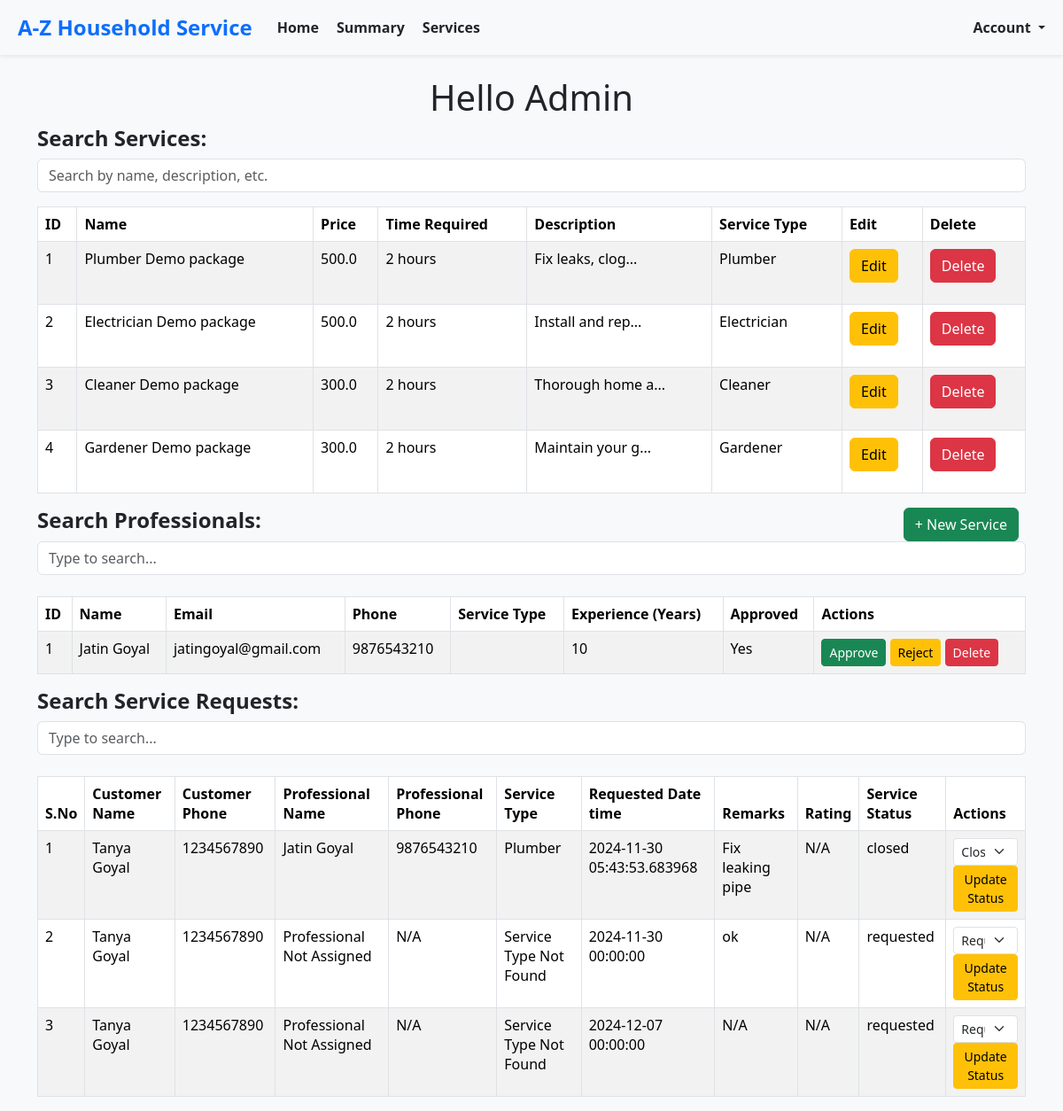
The app's page /admin/home (signed in), older data.
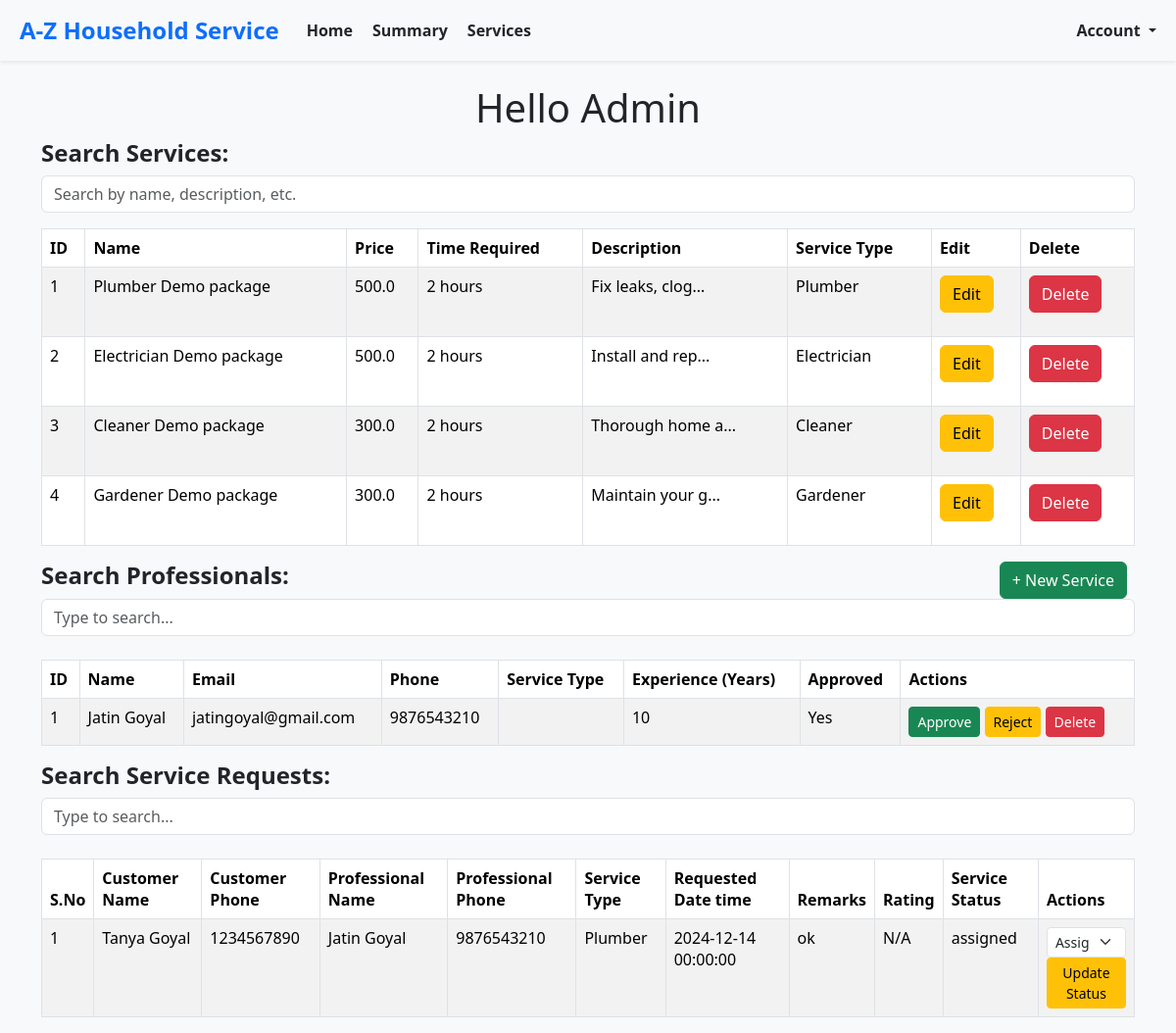
The same page, newer data.
### models.py (models this page shows, shortened)
class BaseModel(db.Model):
    __abstract__ = True  # This makes it an abstract class, not a table in the database
    id = db.Column(db.Integer, primary_key=True)
    created_at = db.Column(db.DateTime, default=datetime.utcnow, nullable=False)  # Ensure it's not nullable
    modified_at = db.Column(db.DateTime, default=datetime.utcnow, onupdate=datetime.utcnow, nullable=False)  # Ensure it's not nullable

class Customer(BaseModel):
    __tablename__ = 'customer'
    username = db.Column(db.String(150), unique=True, nullable=False)
    password_hash = db.Column(db.String(200), nullable=False)
    name = db.Column(db.String(150), nullable=True)  # Made nullable
    email = db.Column(db.String(150), unique=True, nullable=False)
    phone = db.Column(db.String(20), unique=True, nullable=False)
    address = db.Column(db.String(300), nullable=True)  # Made nullable
    pincode = db.Column(db.String(300), nullable=True)  # Made nullable

class ServiceProfessional(BaseModel):
    __tablename__ = 'service_professional'
    username = db.Column(db.String(150), unique=False, nullable=False)
    password_hash = db.Column(db.String(200), nullable=False)
    name = db.Column(db.String(150), nullable=False)  # Made nullable
    email = db.Column(db.String(150), unique=True, nullable=True)  # Made nullable
    phone = db.Column(db.String(20), unique=True, nullable=True)  # Made nullable
    experience = db.Column(db.Integer, nullable=True)  # Made nullable
    description = db.Column(db.Text, nullable=True)  # Made nullable
    approved = db.Column(db.Boolean, default=False, nullable=True)  # Made nullable
    service_type_id = db.Column(db.Integer, nullable=False)

class ServiceRequest(BaseModel):
    __tablename__ = 'service_request'
    service_id = db.Column(db.Integer, db.ForeignKey('service.id'), nullable=True)  # Made nullable
    service_name = db.Column(db.String(50), nullable=False)  # Made nullable
    customer_id = db.Column(db.Integer, db.ForeignKey('customer.id'), nullable=False)
    professional_id = db.Column(db.Integer, db.ForeignKey('service_professional.id'), nullable=True)
    date_of_request = db.Column(db.DateTime, default=datetime.utcnow, nullable=True)  # Made nullable
    date_of_completion = db.Column(db.DateTime, nullable=True)  # Made nullable
    service_status = db.Column(db.String(50), default="requested", nullable=True)  # Made nullable
    service_type_id= db.Column(db.Integer, nullable=False)
    remarks = db.Column(db.Text, nullable=True)  # Made nullable
    rejected_by_professional_id= db.Column(db.Integer, nullable=True)  # Made nullable
    rating = db.Column(db.Text, nullable=True)  # Made nullable
    payment = db.relationship('Payment', backref='service_request', lazy=True)

### routes.py (the view)
@app.route('/admin/home')
@auth_required
def admin_home():
    professionals = ServiceProfessional.query.all()
    services = Service.query.all()
    service_requests = ServiceRequest.query.all()
    enriched_service_requests = enrich_service_requests(service_requests, None, create_id_mappings())
    services_new= enrich_services(services)
    return render_template(
        'admin/home.html',
        professionals=professionals,
        services=services_new,
        service_requests=enriched_service_requests,
        service_types=ServiceType.list_all(),
    )

### enums.py (called while the page is built)
    @classmethod
    def get_by_id(cls, id):
        for service_type in cls:
            if service_type.id == id:
                return service_type
        return None

    @classmethod
    def list_all(cls):
        return list(cls)

### routes.py (called while the page is built)
def auth_required(func):
    @wraps(func)
    def decorated_function(*args, **kwargs):
        if 'userId' in session:
            return func(*args, **kwargs)
        else:
            flash("Please log in first.", "warning")
            return redirect(url_for('login_post'))
    return decorated_function

def create_id_mappings():
    service_type_mapping = {st.id: st for st in ServiceType}
    customer_mapping = {c.id: c for c in Customer.query.all()}
    professional_mapping = {p.id: p for p in ServiceProfessional.query.all()}
    return {
        'service_type_mapping': service_type_mapping,
        'customer_mapping': customer_mapping,
        'professional_mapping': professional_mapping
    }

### templates/admin/home.html (shortened to what this page needs)
{% extends 'layout.html' %}
{% block content %}
    <div class="container">
        <h1 class="text-center">Hello Admin</h1>
        <div>
        {% include 'admin_services_list.html' %}
        </div>
        <button type="button" class="btn btn-success float-end me-2" data-bs-toggle="modal" data-bs-target="#newServiceModal">
            + New Service
        </button>
    {% include 'admin_professionals.html' %}
            {% include 'admin_service_requests.html' %}
    </div>
    {% endblock %}

### templates/admin_professionals.html (shortened to what this page needs)
<div class="mb-4">
    <h4 for="searchInputProfessionals" class="form-label"><strong>Search Professionals:</strong></h4>
    <input type="text" id="searchInputProfessionals" class="form-control" placeholder="Type to search...">
</div>
<div class="table-responsive">
    <table class="table table-bordered table-striped" id="professionalsTable">
        <thead>
            <tr>
                <th>ID</th>
                <th>Name</th>
                <th>Email</th>
                <th>Phone</th>
                <th>Service Type</th>
                <th>Experience (Years)</th>
                <th>Approved</th>
                <th>Actions</th>
            </tr>
        </thead>
        <tbody>
            {% for professional in professionals %}
                <tr>
                    <td>{{ professional.id }}</td>
                    <td>{{ professional.name }}</td>
                    <td>{{ professional.email }}</td>
                    <td>{{ professional.phone }}</td>
                    <td>{{ professional.service_type }}</td>
                    <td>{{ professional.experience }}</td>
                    <td>{{ 'Yes' if professional.approved else 'No' }}</td>
                    <td>
                        <form method="post" action="/professionals/action" style="display:inline;">
                            <button class="btn btn-success btn-sm" type="submit">Approve</button>
                        </form>
                        <form method="post" action="/professionals/action" style="display:inline;">
                            <button class="btn btn-warning btn-sm" type="submit">Reject</button>
                        </form>
                        <form method="post" action="/professionals/action" style="display:inline;">
                            <button class="btn btn-danger btn-sm" type="submit">Delete</button>
                        </form>
                    </td>
                </tr>
            {% endfor %}
        </tbody>
    </table>
</div>

### templates/admin_service_requests.html (shortened to what this page needs)
<div class="mb-4">
    <h4 for="searchInputRequests" class="form-label"><strong>Search Service Requests:</strong></h4>
    <input type="text" id="searchInputRequests" class="form-control" placeholder="Type to search...">
</div>
<div class="table-responsive">
    <table class="table table-bordered table-striped" id="serviceRequestsTable">
        <thead>
            <tr>
                <th>S.No</th>
                <th>Customer Name</th>
                <th>Customer Phone</th>
                <th>Professional Name</th>
                <th>Professional Phone</th>
                <th>Service Type</th>
                <th>Requested Date time</th>
                <th>Remarks</th>
                <th>Rating</th>
                <th>Service Status</th>
                <th>Actions</th>
            </tr>
        </thead>
        <tbody>
            {% for request in service_requests %}
                <tr>
                    <td>{{ loop.index }}</td>
                    <td>{{ request.customer_name }}</td>
                    <td>{{ request.customer_phone }}</td>
                    <td>{{ request.professional_name }}</td>
                    <td>{{ request.professional_phone }}</td>
                    <td>{{ request.service_type_name }}</td>
                    <td>{{ request.date_of_request }}</td>
                    <td>{{ request.remarks }}</td>
                    <td>{{ request.service_request_rating }}</td>
                    <td>{{ request.status }}</td>
                    <td>
                        <form method="post" action="/service_requests/update_status" style="display:inline;">
                            <select name="status" class="form-select form-select-sm">
                                <option value="requested" {% if request.status == 'requested' %}selected{% endif %}>Requested</option>
                                <option value="assigned" {% if request.status == 'assigned' %}selected{% endif %}>Assigned</option>
                                <option value="closed" {% if request.status == 'closed' %}selected{% endif %}>Closed</option>
                            </select>
                            <button class="btn btn-warning btn-sm" type="submit">Update Status</button>
                        </form>
                    </td>
                </tr>
            {% endfor %}
        </tbody>
    </table>
</div>

Row changes from the older to the newer data that the page shows:
removed ServiceRequest: date_of_request "2024-11-30 00:00:00", remarks "ok", status "requested", status "Requested"
removed ServiceRequest: date_of_request "2024-12-07 00:00:00", status "requested", status "Requested"
Text that changed along with them:
new list line: "1 Plumber N/A Update Status"
new list line: "Tanya Goyal 1234567890"
new list line: "Jatin Goyal 9876543210"
new list line: "2024-12-14 00:00:00 ok assigned Assigned"
list line gone: "1 Plumber N/A Update Status"
list line gone: "Tanya Goyal 1234567890"
list line gone: "Jatin Goyal 9876543210"
list line gone: "2024-11-30 05:43:53.683968 Fix leaking pipe closed Closed"
list line gone: "2 Professional Not Assigned N/A Service Type Not Found N/A Update Status"
list line gone: "3 Professional Not Assigned N/A Service Type Not Found N/A N/A Update Status"
